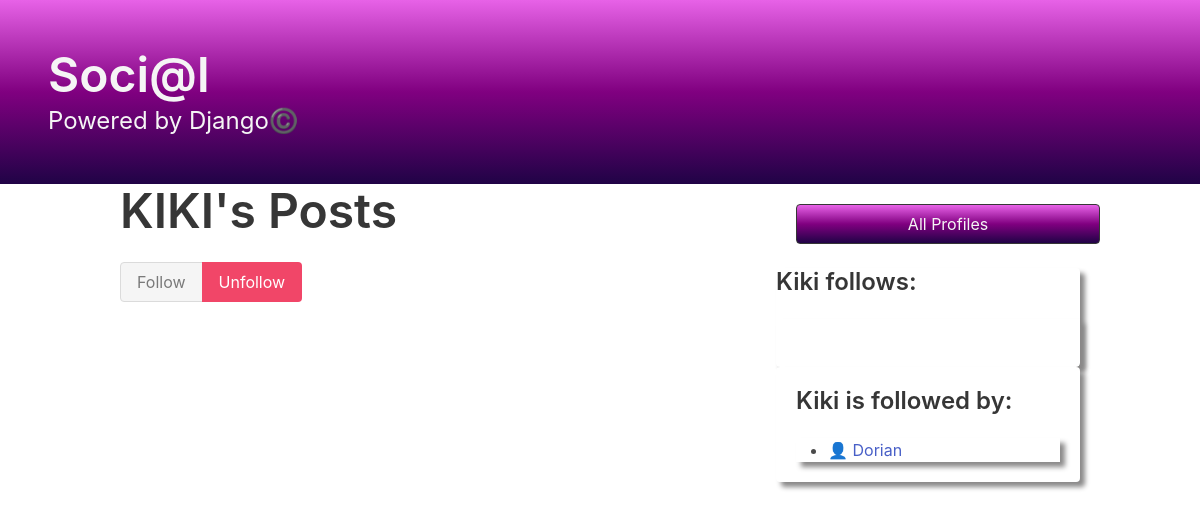
Page /profile/3 (signed in) on the committed database.
### dwitter/models.py (models this page shows)
class Profile(models.Model):
    user = models.OneToOneField(User, on_delete=models.CASCADE)
    follows = models.ManyToManyField(
        "self",
        related_name="followed_by",
        symmetrical=False,
        blank=True
    )
    def __str__(self):
        return self.user.username
    user = models.OneToOneField(User, on_delete=models.CASCADE)
    follows = models.ManyToManyField(
        "self",
        related_name="followed_by",
        symmetrical=False,
        blank=True
    )

### dwitter/views.py (the view, shortened to what this page needs)
# urls.py: path("profile/<int:pk>", profile, name="profile"),
def profile(request, pk):
    profile = Profile.objects.get(pk=pk)
    return render(request, "profile.html", {"profile": profile})

### dwitter/templates/profile.html (shortened to what this page needs)
{% extends 'base.html' %}
{% block content %}
<div class="column">
    <div class="block">
    <h1 class="title is-1">
        {{profile.user.username|upper}}'s Posts
    </h1>
    <form method="post">
        <div class="buttons has-addons">
        {% if profile in user.profile.follows.all %}
            <button class="button is-success is-static">Follow</button>
            <button class="button is-danger" name="follow" value="unfollow">
                Unfollow
            </button>
        {% else %}
            <button class="button is-success" name="follow" value="follow">
                Follow
            </button>
            <button class="button is-danger is-static">Unfollow</button>
        {% endif %}
        </div>
    </form>
    </div>
</div>
<div class="column is-one-third">
    <div class="block" box-shadow: 5px 5px 5px rgb(138, 137, 137)>
        <a href="{% url 'dwitter:profile_list' %}">
            <button class="button is-dark is-outlined is-fullwidth" style="background-image:linear-gradient(rgb(231, 98, 231),purple,rgb(32, 3, 70));color:whitesmoke; margin:20px;" >
                All Profiles
            </button>
        </a>
    </div>
    <div class="card" style="box-shadow: 5px 5px 5px rgb(138, 137, 137)">
        <h3 class="title is-4">
            {{profile.user.username}} follows:
        </h3>
        <div class="card-content" style="box-shadow: 5px 5px 5px rgb(138, 137, 137)">
        </div>
    </div>
    <div class="card" style="padding: 20px;box-shadow: 5px 5px 5px rgb(138, 137, 137)">
        <h3 class="title is-4">
            {{profile.user.username}} is followed by:
        </h3>
        <div class="content" style="box-shadow: 5px 5px 5px rgb(138, 137, 137)">
            <ul>
            {% for follower in profile.followed_by.all %}
                <li>
                    <a href="{% url 'dwitter:profile' follower.id %}">
                        👤 {{ follower }}
                    </a>
                </li>
            {% endfor %}
            </ul>
        </div>
    </div>
</div>
{% endblock content %}

### rows in the picture
Profile: user.username "KIKI", user.username "Kiki"
Profile: user.username "Dorian"
